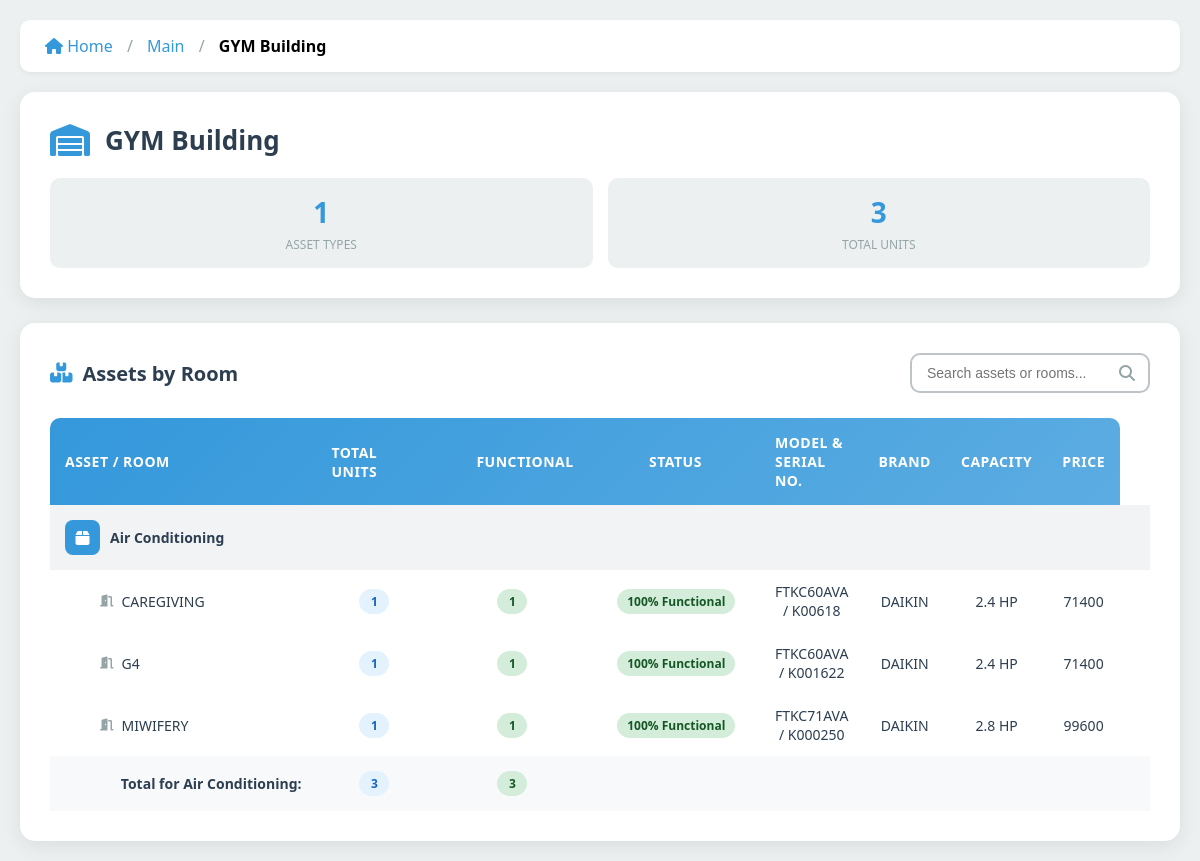
The page /STII_operation/campus/asset_details.php?campus_id=1&location_id=3 (signed in) on the database its author committed.
### tables this page shows
CREATE TABLE `campus` (
  `id_campus` int(11) NOT NULL,
  `campus` varchar(255) NOT NULL
);

CREATE TABLE `location` (
  `location_id` int(11) NOT NULL,
  `location` varchar(255) NOT NULL,
  `campus` int(11) NOT NULL
);

CREATE TABLE `assets` (
  `assets_id` int(11) NOT NULL,
  `assets_name` varchar(255) NOT NULL,
  `location` int(11) NOT NULL,
  `campus` int(11) NOT NULL
);

### STII_operation/campus/asset_details.php (the view, shortened to what this page needs)
<?php
require_once '../config/conn.php';
$campusId = isset($_GET['campus_id']) ? (int)$_GET['campus_id'] : 0;
$locationId = isset($_GET['location_id']) ? (int)$_GET['location_id'] : 0;
function getCampusDetails($conn, $campusId) {
    $stmt = $conn->prepare("SELECT " . COL_CAMPUS_ID . " AS id, " . COL_CAMPUS_NAME . " AS name FROM " . TBL_CAMPUS . " WHERE " . COL_CAMPUS_ID . " = ? LIMIT 1");
    $stmt->bind_param('i', $campusId);
    $stmt->execute();
    $result = $stmt->get_result();
    $campus = $result->fetch_assoc();
    return $campus;
}
function getLocationDetails($conn, $locationId, $campusId) {
    $stmt = $conn->prepare("
        SELECT " . COL_LOCATION_ID . " AS id, " . COL_LOCATION_NAME . " AS name
        FROM " . TBL_LOCATION . "
        WHERE " . COL_LOCATION_ID . " = ? AND " . COL_LOCATION_CAMPUS . " = ?
        LIMIT 1
    ");
    $stmt->bind_param('ii', $locationId, $campusId);
    $stmt->execute();
    $result = $stmt->get_result();
    $location = $result->fetch_assoc();
    return $location;
}
function getAssetsWithRoomDistribution($conn, $locationId, $campusId) {
    $stmt = $conn->prepare("
        SELECT
            a." . COL_ASSET_ID . " AS asset_id,
            a." . COL_ASSET_NAME . " AS asset_name,
            MAX(au.model_no) AS model_no,
            MAX(au.serial_no) AS serial_no,
            MAX(au.brand) AS brand,
            MAX(au.capacity) AS capacity,
            MAX(au.price) AS price,
            au.room,
            COUNT(*) AS unit_count,
            SUM(CASE WHEN au.status = 1 THEN 1 ELSE 0 END) AS functional_count,
            SUM(CASE WHEN au.status = 2 THEN 1 ELSE 0 END) AS not_functional_count
        FROM " . TBL_ASSETS . " a
        INNER JOIN " . TBL_ASSETS_UNIT . " au ON au.assets = a." . COL_ASSET_ID . "
        WHERE a." . COL_ASSET_LOCATION . " = ?
            AND au.location = ?
            AND au.campus = ?
        GROUP BY a." . COL_ASSET_ID . ", a." . COL_ASSET_NAME . ", au.room
        ORDER BY a." . COL_ASSET_NAME . " ASC, au.room ASC
    ");
    $stmt->bind_param('iii', $locationId, $locationId, $campusId);
    $stmt->execute();
    $result = $stmt->get_result();
    $assetsGrouped = [];
    while ($row = $result->fetch_assoc()) {
        $assetId = $row['asset_id'];
        if (!isset($assetsGrouped[$assetId])) {
            $assetsGrouped[$assetId] = [
                'asset_name' => $row['asset_name'],
                'total_units' => 0,
                'total_functional' => 0,
                'total_not_functional' => 0,
                'rooms' => []
            ];
        }
        $assetsGrouped[$assetId]['rooms'][] = [
            'room' => $row['room'],
            'unit_count' => (int)$row['unit_count'],
            'functional' => (int)$row['functional_count'],
            'not_functional' => (int)$row['not_functional_count'],
            'model_no' => $row['model_no'],
            'serial_no' => $row['serial_no'],
            'brand' => $row['brand'],
            'capacity' => $row['capacity'],
            'price' => $row['price']
        ];
        $assetsGrouped[$assetId]['total_units'] += (int)$row['unit_count'];
        $assetsGrouped[$assetId]['total_functional'] += (int)$row['functional_count'];
        $assetsGrouped[$assetId]['total_not_functional'] += (int)$row['not_functional_count'];
    }
    return $assetsGrouped;
}
$campus = getCampusDetails($conn, $campusId);
$location = getLocationDetails($conn, $locationId, $campusId);
$assetsData = getAssetsWithRoomDistribution($conn, $locationId, $campusId);
$totalAssets = count($assetsData);
$totalUnits = array_sum(array_column($assetsData, 'total_units'));
?>
<!DOCTYPE html>
<html lang="en">
<head>
    <link rel="stylesheet" href="https://cdnjs.cloudflare.com/ajax/libs/font-awesome/6.4.0/css/all.min.css">
</head>
<body>
    <div class="container">
        <div class="breadcrumb">
            <a href="campus.php"><i class="fas fa-home"></i> Home</a>
            <span>/</span>
            <a href="campus_view.php?campus_id=<?php echo $campusId; ?>"><?php echo htmlspecialchars($campus['name']); ?></a>
            <span>/</span>
            <strong><?php echo htmlspecialchars($location['name']); ?></strong>
        </div>
        <div class="header">
            <div class="header-title">
                <i class="fas fa-warehouse"></i>
                <h1><?php echo htmlspecialchars($location['name']); ?></h1>
            </div>
            <div class="header-stats">
                <div class="stat-card">
                    <div class="value"><?php echo $totalAssets; ?></div>
                    <div class="label">Asset Types</div>
                </div>
                <div class="stat-card">
                    <div class="value"><?php echo $totalUnits; ?></div>
                    <div class="label">Total Units</div>
                </div>
            </div>
        </div>
        <div class="assets-section">
            <div class="section-header">
                <h2 class="section-title">
                    <i class="fas fa-boxes-stacked"></i>
                    Assets by Room
                </h2>
                <div class="search-bar">
                    <input type="text" id="searchInput" placeholder="Search assets or rooms...">
                    <i class="fas fa-search"></i>
                </div>
            </div>
            <?php if (empty($assetsData)): ?>
                <div class="empty-state">
                    <i class="fas fa-box-open"></i>
                    <p>No assets found for this location.</p>
                </div>
            <?php else: ?>
                <div class="table-responsive">
                    <table class="assets-table" id="assetsTable">
                        <thead>
                            <tr>
                                <th style="width: 35%;">Asset / Room</th>
                                <th class="text-center" style="width: 15%;">Total Units</th>
                                <th class="text-center" style="width: 15%;">&nbsp&nbsp&nbsp&nbsp&nbsp&nbsp&nbspFunctional</th>
                                <th class="text-center" style="width: 20%;">&nbsp&nbsp&nbsp&nbsp&nbsp&nbsp&nbsp&nbsp&nbsp&nbspStatus</th>
                                <th class="text-center">Model & Serial No.</th>
                                <th class="text-center">Brand</th>
                                <th class="text-center">Capacity</th>
                                <th class="text-center">Price</th>
                            </tr>
                        </thead>
                        <tbody>
                            <?php foreach ($assetsData as $assetId => $asset): ?>
                                <tr class="asset-group-header" data-asset-id="<?php echo $assetId; ?>">
                                    <td colspan="10">
                                        <div class="asset-name-cell">
                                            <div class="asset-icon">
                                                <i class="fas fa-box"></i>
                                            </div>
                                            <span><?php echo htmlspecialchars($asset['asset_name']); ?></span>
                                        </div>
                                    </td>
                                </tr>
                                <?php foreach ($asset['rooms'] as $room): ?>
                                    <tr class="room-row" data-asset-name="<?php echo htmlspecialchars($asset['asset_name']); ?>" data-room-name="<?php echo htmlspecialchars($room['room']); ?>">
                                        <td>
                                            <div class="room-name">
                                                <i class="fas fa-door-open"></i>
                                                <?php echo htmlspecialchars($room['room']); ?>
                                            </div>
                                        </td>
                                        <td class="text-center">
                                            <span class="badge badge-primary"><?php echo $room['unit_count']; ?></span>
                                        </td>
                                        <td class="text-center">
                                            <span class="badge badge-success"><?php echo $room['functional']; ?></span>
                                        </td>
                                                                                <td class="text-center">
                                            <?php
                                                $functionalPercentage = $room['unit_count'] > 0 ? round(($room['functional'] / $room['unit_count']) * 100) : 0;
                                                $statusClass = $functionalPercentage >= 80 ? 'badge-success' : ($functionalPercentage >= 50 ? 'badge-warning' : 'badge-danger');
                                            ?>
                                            <span class="badge <?php echo $statusClass; ?>"><?php echo $functionalPercentage; ?>% Functional</span>
                                        </td>
         <td class="text-center"><?php echo htmlspecialchars($room['model_no']); ?></td>
        <td class="text-center"><?php echo htmlspecialchars($room['brand']); ?></td>
        <td class="text-center"><?php echo htmlspecialchars($room['capacity']); ?></td>
       <td class="text-center"><?php echo htmlspecialchars($room['price']); ?></td>
                                    </tr>
                                <?php endforeach; ?>
                                <tr class="summary-row">
                                    <td class="text-right">
                                        <strong>Total for <?php echo htmlspecialchars($asset['asset_name']); ?>:</strong>
                                    </td>
                                    <td class="text-center">
                                        <span class="badge badge-primary"><?php echo $asset['total_units']; ?></span>
                                    </td>
                                    <td class="text-center">
                                        <span class="badge badge-success"><?php echo $asset['total_functional']; ?></span>
                                    </td>
                                    <td class="text-center">
                                    </td>
                                    <td></td>
                                    <td></td>
                                    <td></td>
                                    <td></td>
                                    <td></td>
                                </tr>
                            <?php endforeach; ?>
                        </tbody>
                    </table>
                </div>
            <?php endif; ?>
        </div>
    </div>
</body>
</html>

### STII_operation/campus/asset_details.php (style rules this page uses)
* { margin: 0; padding: 0; box-sizing: border-box; }
:root { --primary: #2c3e50; --secondary: #3498db; --success: #27ae60; --warning: #f39c12; --danger: #e74c3c; --light: #ecf0f1; --dark: #2c3e50; --gray: #95a5a6; --border: #bdc3c7; }
body { font-family: 'Segoe UI', Tahoma, Geneva, Verdana, sans-serif; background: var(--light); min-height: 100vh; padding: 20px; }
.container { max-width: 1400px; margin: 0 auto; }
.breadcrumb { background: white; padding: 15px 25px; border-radius: 10px; margin-bottom: 20px; box-shadow: 0 2px 5px rgba(0,0,0,0.05); }
.breadcrumb a { color: var(--secondary); text-decoration: none; transition: color 0.2s; }
.breadcrumb span { margin: 0 10px; color: var(--gray); }
.header { background: white; border-radius: 15px; padding: 30px; margin-bottom: 25px; box-shadow: 0 5px 20px rgba(0,0,0,0.08); }
.header-title { display: flex; align-items: center; gap: 15px; margin-bottom: 20px; }
.header-title i { font-size: 32px; color: var(--secondary); }
.header-title h1 { font-size: 26px; color: var(--dark); }
.header-stats { display: grid; grid-template-columns: repeat(auto-fit, minmax(150px, 1fr)); gap: 15px; }
.stat-card { background: var(--light); padding: 15px; border-radius: 10px; text-align: center; }
.stat-card .value { font-size: 28px; font-weight: 700; color: var(--secondary); }
.stat-card .label { font-size: 12px; color: var(--gray); text-transform: uppercase; margin-top: 5px; }
.assets-section { background: white; border-radius: 15px; padding: 30px; box-shadow: 0 5px 20px rgba(0,0,0,0.08); }
.section-header { display: flex; justify-content: space-between; align-items: center; margin-bottom: 25px; flex-wrap: wrap; gap: 15px; }
.section-title { font-size: 20px; color: var(--dark); display: flex; align-items: center; gap: 10px; }
.section-title i { color: var(--secondary); }
.search-bar { position: relative; max-width: 350px; }
.search-bar input { width: 100%; padding: 10px 40px 10px 15px; border: 2px solid var(--border); border-radius: 10px; font-size: 14px; }
.search-bar i { position: absolute; right: 15px; top: 50%; transform: translateY(-50%); color: var(--gray); }
.table-responsive { overflow-x: auto; margin-top: 20px; }
.assets-table { width: 100%; border-collapse: separate; border-spacing: 0; }
.assets-table thead { background: linear-gradient(135deg, var(--secondary), #5dade2); color: white; }
.assets-table thead th { padding: 15px; text-align: left; font-weight: 600; font-size: 14px; text-transform: uppercase; letter-spacing: 0.5px; border: none; }
.assets-table thead th:first-child { border-top-left-radius: 10px; }
.assets-table thead th:last-child { border-top-right-radius: 10px; }
.assets-table tbody tr { border-bottom: 1px solid var(--border); transition: all 0.2s ease; }
.assets-table tbody td { padding: 12px 15px; font-size: 14px; color: var(--dark); vertical-align: middle; }
.asset-group-header { background: #f1f3f5; font-weight: 700; }
.asset-group-header td { padding: 15px !important; color: var(--primary); }
.asset-name-cell { display: flex; align-items: center; gap: 10px; }
.asset-icon { width: 35px; height: 35px; background: var(--secondary); color: white; border-radius: 8px; display: flex; align-items: center; justify-content: center; font-size: 16px; }
.room-row td:first-child { padding-left: 50px; }
.room-name { display: flex; align-items: center; gap: 8px; color: var(--dark); }
.room-name i { color: var(--gray); font-size: 12px; }
.badge { display: inline-block; padding: 4px 10px; border-radius: 20px; font-size: 12px; font-weight: 600; min-width: 30px; text-align: center; }
.badge-primary { background: #e3f2fd; color: #1565c0; }
.badge-success { background: #d4edda; color: #155724; }
.text-center { text-align: center; }
.text-right { text-align: right; }
.summary-row { background: #f8f9fa; font-weight: 700; }
.summary-row td { padding: 15px !important; color: var(--primary); }

### rows shown on the page
campus: campus "Main"
location: location "GYM Building"
assets: room "CAREGIVING", unit_count "1", functional "1", functionalPercentage "100", model_no "FTKC60AVA / K00618", brand "DAIKIN", capacity "2.4 HP", price "71400", room "G4", model_no "FTKC60AVA / K001622", room "MIWIFERY", model_no "FTKC71AVA / K000250", capacity "2.8 HP", price "99600"

### other values the page prints
$totalAssets "1"
$totalUnits "3"
$asset['asset_name'] "Air Conditioning"
$asset['total_units'] "3"
$asset['total_functional'] "3"
